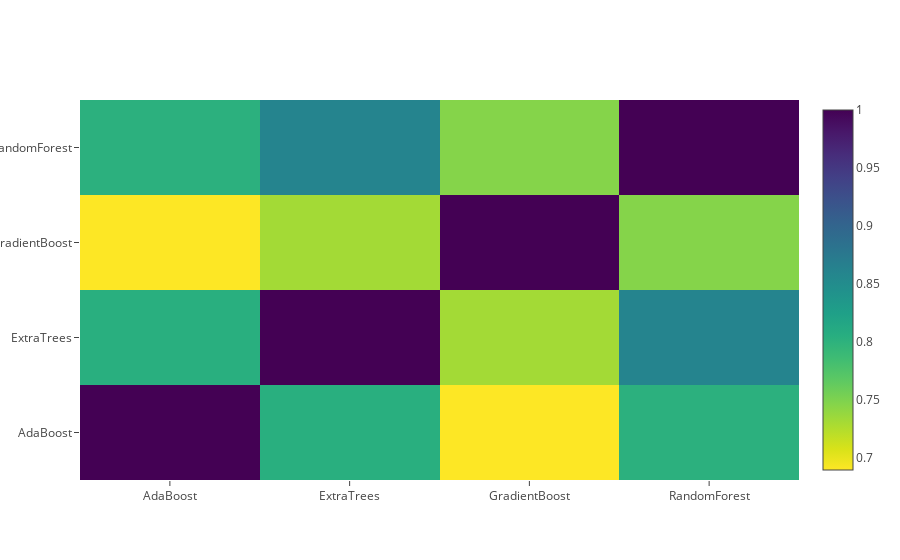

The notebook cell this image was saved under:
### Code cell
data = [
    go.Heatmap(
        z= base_predictions_train.astype(float).corr().values ,
        x=base_predictions_train.columns.values,
        y= base_predictions_train.columns.values,
          colorscale='Viridis',
            showscale=True,
            reversescale = True
    )
]
py.iplot(data, filename='labelled-heatmap')

### Figure 1 — Plotly figure (JSON) as saved in the notebook; plotly's stock layout.template omitted (floating-point values rounded to 4 significant figures)
{"data": [{"colorscale": "Viridis", "reversescale": true, "showscale": true, "type": "heatmap", "x": ["AdaBoost", "ExtraTrees", "GradientBoost", "RandomForest"], "y": ["AdaBoost", "ExtraTrees", "GradientBoost", "RandomForest"], "z": [[1, 0.8042, 0.6898, 0.8021], [0.8042, 1, 0.7321, 0.8612], [0.6898, 0.7321, 1, 0.7463], [0.8021, 0.8612, 0.7463, 1]]}], "layout": {}}
